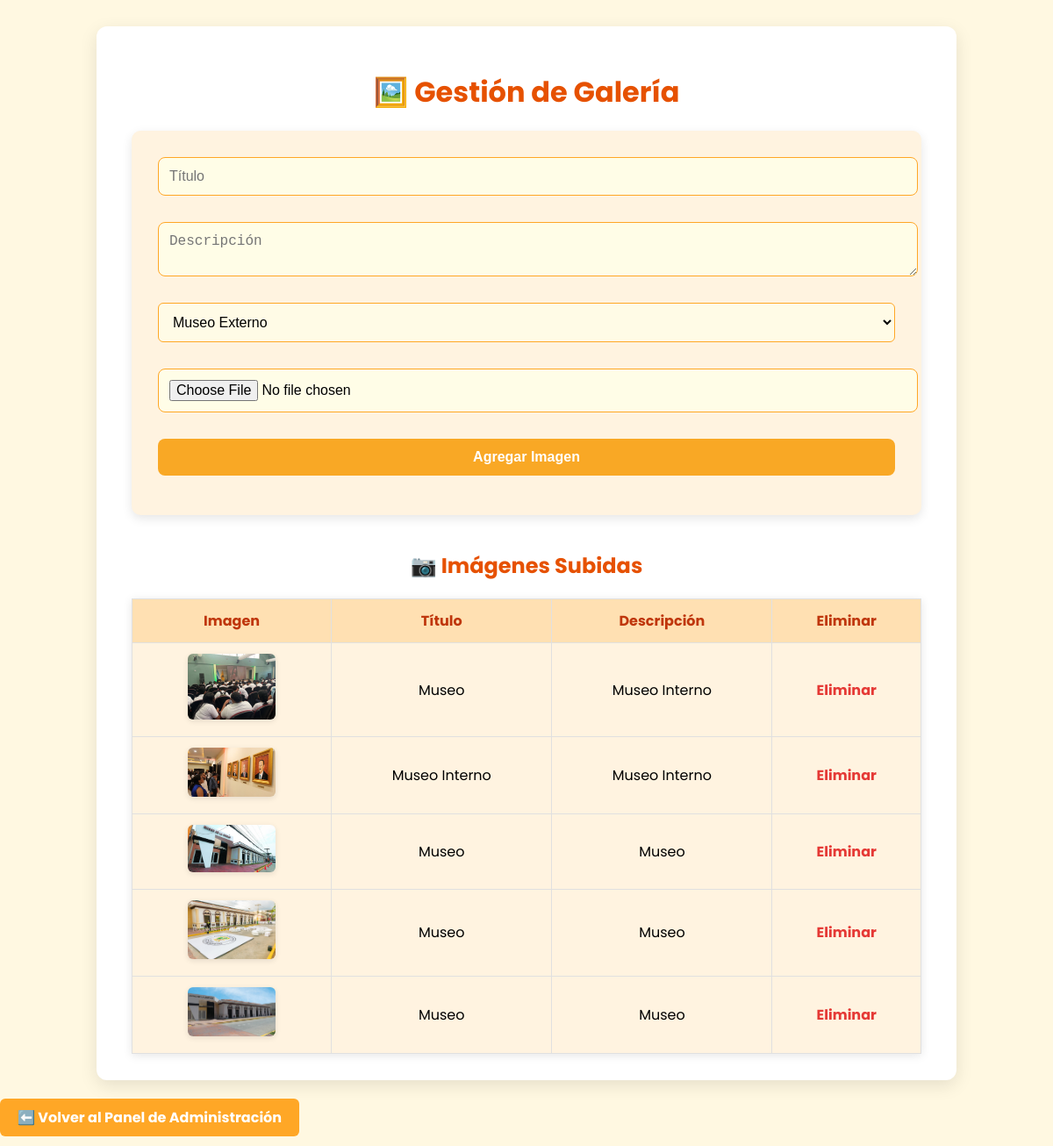
The page /gestionar_galeria.php (signed in) on the database its author committed.
### tables this page shows
CREATE TABLE `galeria` (
  `id` int(11) NOT NULL,
  `titulo` varchar(150) DEFAULT NULL,
  `descripcion` text DEFAULT NULL,
  `archivo_imagen` varchar(255) DEFAULT NULL,
  `fecha_subida` timestamp NOT NULL DEFAULT current_timestamp()
);

### gestionar_galeria.php (the view, shortened to what this page needs)
<?php
include 'PHP/config.php';
$resultado = mysqli_query($conn, "SELECT * FROM galeria ORDER BY fecha_subida DESC");
?>
<!DOCTYPE html>
<html lang="es">
<head>
    <link rel="stylesheet" href="css/gestionar_eventos.css">
    <link rel="stylesheet" href="css/gestionar_galeria.css">
</head>
<body>
    <div class="container">
        <h1>🖼️ Gestión de Galería</h1>
        <form method="POST" enctype="multipart/form-data">
            <input type="text" name="titulo" placeholder="Título" required>
            <textarea name="descripcion" placeholder="Descripción" required></textarea>
            <select name="categoria" required>
                <option value="MuseoExterno">Museo Externo</option>
            </select>
            <input type="file" name="imagen" accept="image/*" required>
            <button type="submit" name="agregar_imagen">Agregar Imagen</button>
        </form>
        <h2>📷 Imágenes Subidas</h2>
        <table>
            <tr>
                <th>Imagen</th>
                <th>Título</th>
                <th>Descripción</th>
                <th>Eliminar</th>
            </tr>
            <?php while ($fila = mysqli_fetch_assoc($resultado)) : ?>
                <tr>
                    <td><img src="<?php echo $fila['archivo_imagen']; ?>" width="80"></td>
                    <td><?php echo $fila['titulo']; ?></td>
                    <td><?php echo $fila['descripcion']; ?></td>
                    <td><a href="?eliminar=<?php echo $fila['id']; ?>" onclick="return confirm('¿Eliminar imagen?')">Eliminar</a></td>
                </tr>
            <?php endwhile; ?>
        </table>
    </div>
    <div style="margin-bottom: 20px;">
        <a href="admin_panel.php" style="padding: 10px 20px; background-color: #ffa726; color: white; border-radius: 6px; text-decoration: none; font-weight: bold;">
            ⬅️ Volver al Panel de Administración
        </a>
    </div>
</body>
</html>

### css/gestionar_eventos.css (style rules this page uses)
.container { max-width: 1000px; margin: 50px auto; padding: 20px; }
h1, h2 { text-align: center; color: #f57c00; margin-bottom: 20px; }
form { background-color: #fff3e0; padding: 30px; border-radius: 10px; box-shadow: 0 4px 12px rgba(0,0,0,0.1); margin-bottom: 40px; }
form input, form textarea, form select, form button { display: block; width: 100%; padding: 12px; margin-bottom: 15px; border: 1.5px solid #ffa726; border-radius: 6px; background-color: #fffbe6; font-size: 1rem; transition: all 0.3s; }
form button { background-color: #f9a825; color: white; font-weight: bold; border: none; cursor: pointer; }
table { width: 100%; border-collapse: collapse; background-color: #fff3e0; box-shadow: 0 2px 10px rgba(0,0,0,0.1); }
th, td { padding: 15px; border: 1px solid #ddd; text-align: center; }
th { background-color: #f57c00; color: white; }
td a { color: #e53935; text-decoration: none; font-weight: bold; }

### css/gestionar_galeria.css (style rules this page uses)
body { font-family: 'Poppins', sans-serif; background-color: #fff8e1; margin: 0; padding: 0; }
.container { max-width: 900px; margin: 30px auto; background: #ffffff; padding: 30px 40px; border-radius: 12px; box-shadow: 0 6px 20px rgba(0, 0, 0, 0.1); }
h1, h2 { color: #e65100; text-align: center; margin-bottom: 20px; }
form { display: flex; flex-direction: column; gap: 15px; margin-bottom: 40px; }
form input[type="text"], form textarea, form input[type="file"] { padding: 12px; border: 1.5px solid #ffa726; border-radius: 8px; background-color: #fffde7; font-size: 1rem; }
form textarea { resize: vertical; }
form button { background-color: #f9a825; color: white; border: none; padding: 12px; font-weight: bold; border-radius: 8px; cursor: pointer; transition: background 0.3s ease; }
table { width: 100%; border-collapse: collapse; margin-top: 20px; }
th, td { border: 1px solid #e0e0e0; padding: 12px; text-align: center; }
th { background-color: #ffe0b2; color: #bf360c; }
td img { width: 100px; border-radius: 6px; box-shadow: 0 2px 6px rgba(0,0,0,0.1); }

### rows shown on the page
galeria: archivo_imagen (picture), titulo "Museo", descripcion "Museo Interno"
galeria: archivo_imagen (picture), titulo "Museo Interno", descripcion "Museo Interno"
galeria: archivo_imagen (picture), titulo "Museo", descripcion "Museo"
galeria: archivo_imagen (picture), titulo "Museo", descripcion "Museo"
galeria: archivo_imagen (picture), titulo "Museo", descripcion "Museo"
